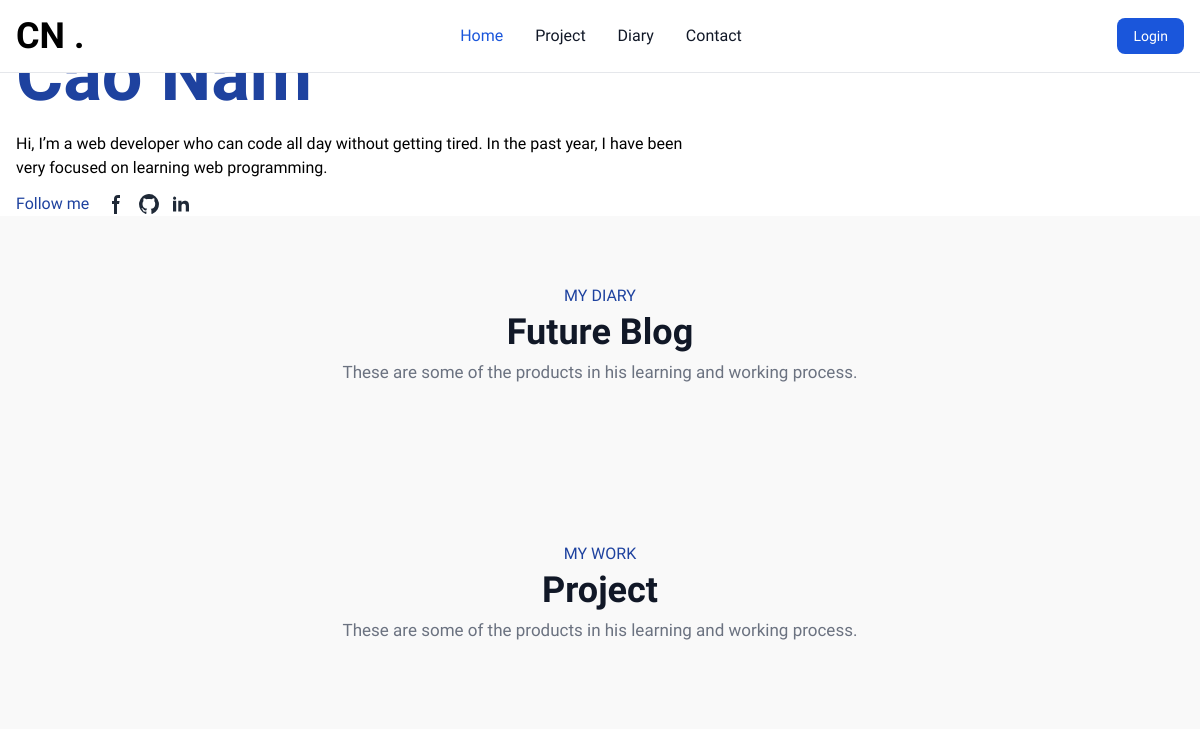
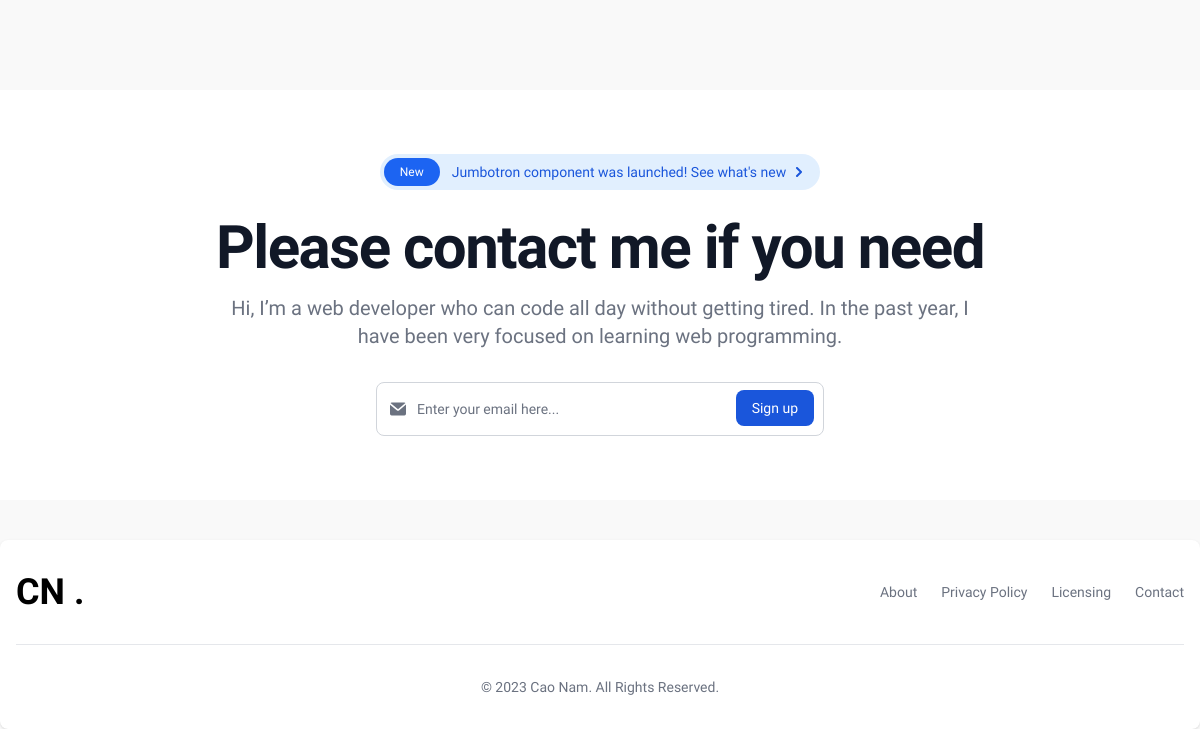
Before: / with the older database file (2 pictures, top to bottom).
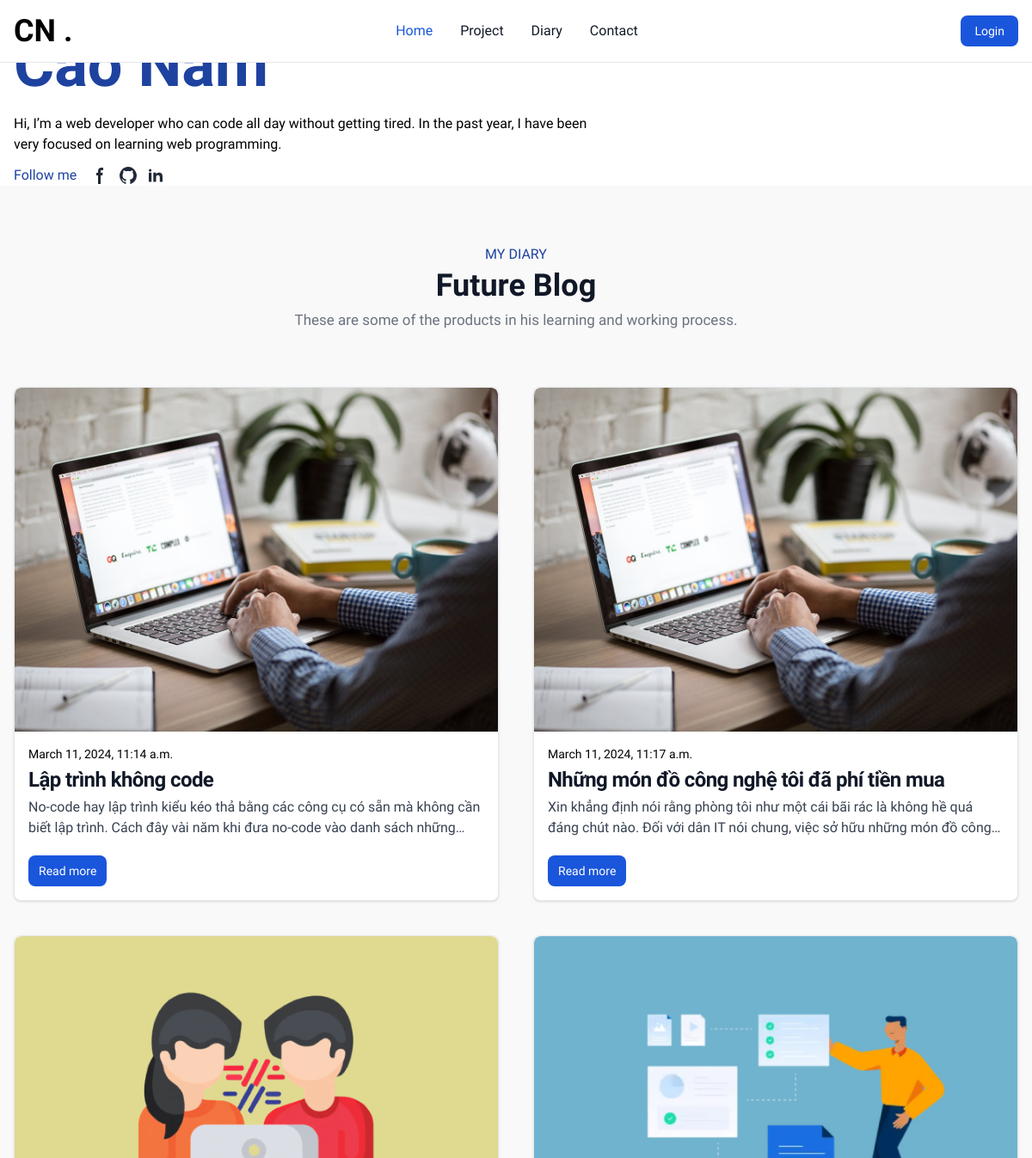
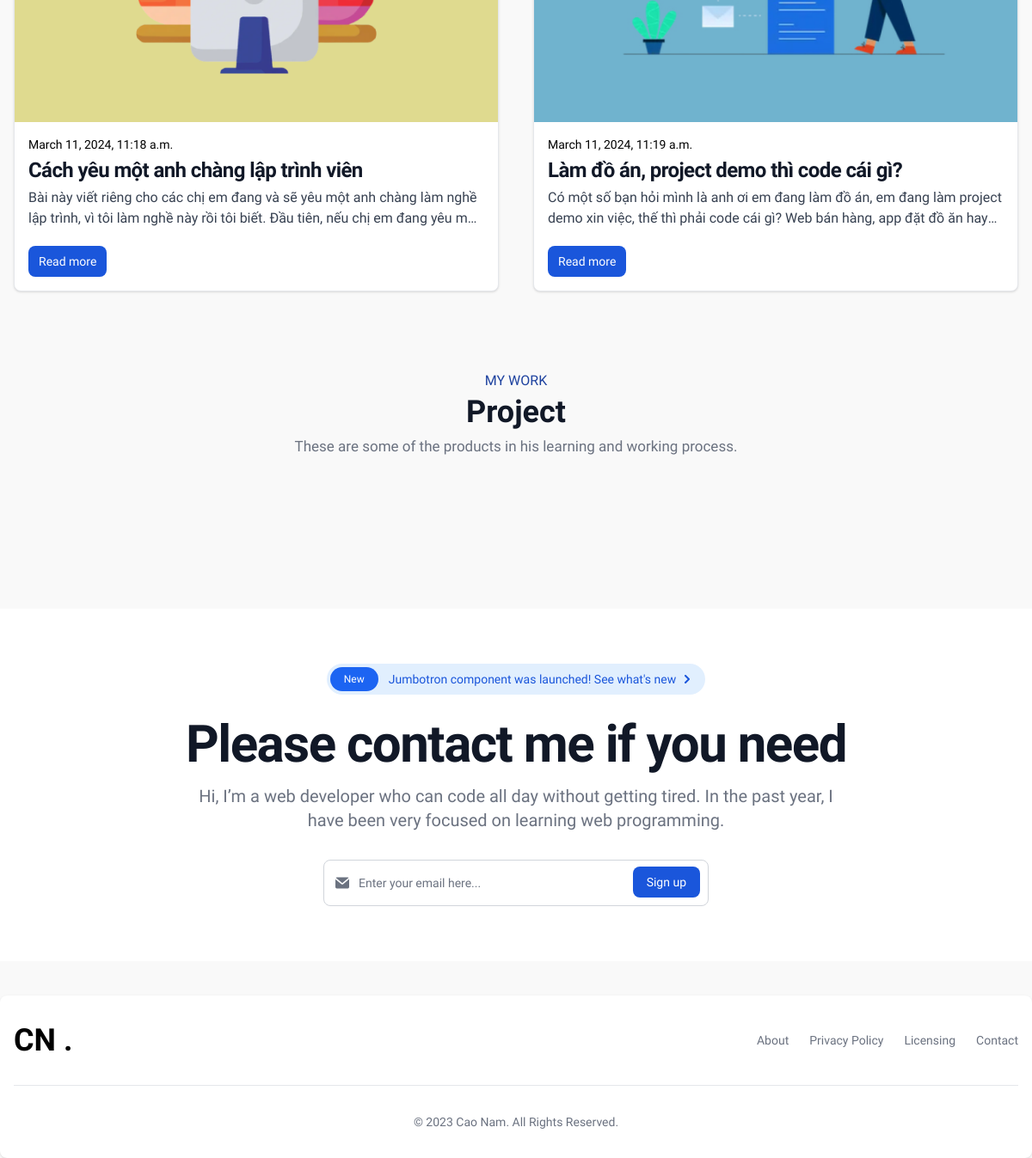
After: the same page with the newer database file (2 pictures, top to bottom).
### TrangChinh/models.py (models this page shows, shortened)
class Image(models.Model):
    image = models.ImageField(upload_to='images/')

class NhatKy(models.Model):
    title = models.CharField(max_length=200)
    content = models.TextField()
    created_at = models.DateTimeField(auto_now_add=True)
    updated_at = models.DateTimeField(auto_now=True)
    views = models.IntegerField(default=0)
    description = models.TextField()
    content = MarkdownxField()
    images = models.ManyToManyField('Image', blank=True)

### TrangChinh/views.py (the view)
# urls.py: 2. Add a URL to urlpatterns:  path('', views.home, name='home')
def home(request):
    posts = NhatKy.objects.all()
    for post in posts:
        print(post.created_at)
    return render(request, "myBlog/index.html", {"posts": posts})

### TrangChinh/templates/myBlog/index.html (shortened to what this page needs)
{% extends "myBlog/_base.html" %} {% block content %}
<div class="">
  <div class="flex flex-col bg-white">
    <div class="container grid grid-cols-12 items-center">
      <div class="col-span-7">
        <div class="home__banner--label mt-4 headline">
        </div>
        <div class="text-7xl font-bold home__banner--label text-primary">
          Cao Nam
        </div>
        <p class="mt-5 text-base home__banner--label">
          Hi, I’m a web developer who can code all day without getting tired. In
          the past year, I have been very focused on learning web programming.
        </p>
        <div class="flex items-center gap-4 mt-3">
          <div class="text-primary font-medium home__banner--label">
            Follow me
          </div>
          <div class="flex items-center gap-2 home__banner--label">
            <span
              ><a href="https://www.facebook.com/Mikuuu7"
                ><svg
                  class="w-6 h-6 text-gray-800 dark:text-white"
                  aria-hidden="true"
                  xmlns="http://www.w3.org/2000/svg"
                  fill="currentColor"
                  viewBox="0 0 24 24"
                >
                  <path
                    fill-rule="evenodd"
                    d="M13.1 6H15V3h-1.9A4.1 4.1 0 0 0 9 7.1V9H7v3h2v10h3V12h2l.6-3H12V6.6a.6.6 0 0 1 .6-.6h.5Z"
                    clip-rule="evenodd"
                  /></svg
              ></a>
            </span>
            <span>
              <a href="https://github.com/caonam030402"
                ></a>
            </span>
            <span
              ><a href="https://github.com/caonam030402"
                ></a>
            </span>
          </div>
        </div>
      </div>
      <div
        class="col-span-7 h-[90%] overflow-hidden rounded-full bg-blue-700/0 lg:col-span-5"
      >
      </div>
    </div>
  </div>
  <div class="py-3">
    <div class="container" id="blog">
      <div class="text-center mt-14">
        <div class="font-medium text-primary lg:text-base">MY DIARY</div>
        <div
          class="mt-1 mb-2 text-2xl font-extrabold text-gray-900 dark:text-white md:text-4xl"
        >
          Future Blog
        </div>
        <div
          class="mb-4 md:mb-10 text-[14px] font-normal text-gray-500 dark:text-gray-400 md:text-[17px] lg:mb-16"
        >
          These are some of the products in his learning and working process.
        </div>
      </div>
      <div class="grid grid-cols-2 gap-10 home__catagogy--item-3">
        {% for post in posts %}
        <div
          class="bg-white border border-gray-200 rounded-lg shadow overflow-hidden dark:bg-gray-800 dark:border-gray-700"
        >
          <a href="{% url 'post_detail' pk=post.pk %}">
            {% for image in post.images.all %}
            <img
              class="rounded-t-lg w-full h-[400px] object-cover"
              src="{{  image.image.url }}"
              alt=""
            />
            {% endfor %}
          </a>
          <div class="p-4">
            <div class="text-sm mb-1">{{ post.created_at }}</div>
            <a href="{% url 'post_detail' pk=post.pk %}">
              <h5
                class="mb-1 text-2xl font-bold tracking-tight text-gray-900 dark:text-white"
              >
                {{ post.title }}
              </h5>
            </a>
            <p
              class="mb-3 font-normal text-gray-700 dark:text-gray-400"
              style="
                overflow: hidden;
                text-overflow: ellipsis;
                display: -webkit-box;
                -webkit-line-clamp: 2;
                -webkit-box-orient: vertical;
              "
            >
              {{ post.description }}
            </p>
            <a
              href="{% url 'post_detail' pk=post.pk %}"
              class="inline-flex items-center px-3 py-2 mt-2 text-sm font-medium text-center text-white bg-blue-700 rounded-lg hover:bg-blue-800 focus:ring-4 focus:outline-none focus:ring-blue-300 dark:bg-blue-600 dark:hover:bg-blue-700 dark:focus:ring-blue-800"
            >
              Read more
            </a>
          </div>
        </div>
        {% endfor %}
      </div>
    </div>
  </div>
  <a id="project">
    <div class="container">
      <div class="text-center mt-20">
        <div class="font-medium text-primary lg:text-base">MY WORK</div>
        <div
          class="mt-1 mb-2 text-2xl font-extrabold text-gray-900 dark:text-white md:text-4xl"
        >
          Project
        </div>
        <div
          class="mb-4 md:mb-10 text-[14px] font-normal text-gray-500 dark:text-gray-400 md:text-[17px] lg:mb-16"
        >
          These are some of the products in his learning and working process.
        </div>
      </div>
      <div class="grid grid-cols-2 md:grid-cols-4 gap-4 home__catagogy--item-3">
        <div class="grid gap-4">
        </div>
        <div class="grid gap-4">
        </div>
        <div class="grid gap-4">
        </div>
        <div class="grid gap-4">
        </div>
      </div></div
  ></a>
  <div id="contact" class="mt-20 home__catagogy--item-3">
    <section class="bg-white dark:bg-gray-900">
      <div
        class="py-8 px-4 mx-auto container text-center lg:py-16 z-10 relative"
      >
        <a
          href="#"
          class="inline-flex justify-between items-center py-1 px-1 pe-4 mb-7 text-sm text-blue-700 bg-blue-100 rounded-full dark:bg-blue-900 dark:text-blue-300 hover:bg-blue-200 dark:hover:bg-blue-800"
        >
          <span
            class="text-xs bg-blue-600 rounded-full text-white px-4 py-1.5 me-3"
            >New</span
          >
          <span class="text-sm font-medium"
            >Jumbotron component was launched! See what's new</span
          >
          <svg
            class="w-2.5 h-2.5 ms-2 rtl:rotate-180"
            aria-hidden="true"
            xmlns="http://www.w3.org/2000/svg"
            fill="none"
            viewBox="0 0 6 10"
          >
            <path
              stroke="currentColor"
              stroke-linecap="round"
              stroke-linejoin="round"
              stroke-width="2"
              d="m1 9 4-4-4-4"
            />
          </svg>
        </a>
        <h1
          class="mb-4 text-4xl font-extrabold tracking-tight leading-none text-gray-900 md:text-5xl lg:text-6xl dark:text-white"
        >
          Please contact me if you need
        </h1>
        <p
          class="mb-8 text-lg font-normal text-gray-500 lg:text-xl sm:px-16 lg:px-48 dark:text-gray-200"
        >
          Hi, I’m a web developer who can code all day without getting tired. In
          the past year, I have been very focused on learning web programming.
        </p>
        <form class="w-full max-w-md mx-auto">
          <div class="relative">
            <div
              class="absolute inset-y-0 rtl:inset-x-0 start-0 flex items-center ps-3.5 pointer-events-none"
            >
            </div>
            <input
              type="email"
              id="default-email"
              class="block w-full p-4 ps-10 text-sm text-gray-900 border border-gray-300 rounded-lg bg-white focus:ring-blue-500 focus:border-blue-500 dark:bg-gray-800 dark:border-gray-700 dark:placeholder-gray-400 dark:text-white dark:focus:ring-blue-500 dark:focus:border-blue-500"
              placeholder="Enter your email here..."
              required
            />
            <button
              type="submit"
              class="text-white absolute end-2.5 bottom-2.5 bg-blue-700 hover:bg-blue-800 focus:ring-4 focus:outline-none focus:ring-blue-300 font-medium rounded-lg text-sm px-4 py-2 dark:bg-blue-600 dark:hover:bg-blue-700 dark:focus:ring-blue-800"
            >
              Sign up
            </button>
          </div>
        </form>
      </div>
    </section>
  </div>
</div>
{% endblock content %}

### TrangChinh/templates/myBlog/_base.html (shortened to what this page needs)
{% load static %}
<!DOCTYPE html>
<html lang="en">
  <head>
    <link rel="stylesheet" href="{% static 'css/output.css' %}" />
  </head>
  <body class="bg-[#F9F9F9]">
    <nav
      class="bg-white dark:bg-gray-900 fixed w-full z-20 top-0 start-0 border-b border-gray-200 dark:border-gray-600 backdrop:blur-md"
    >
      <div
        class="max-w-screen-xl flex flex-wrap items-center justify-between mx-auto p-4"
      >
        <a href="/" class="flex items-center space-x-3 rtl:space-x-reverse">
          <span
            class="self-center text-4xl font-bold whitespace-nowrap dark:text-white"
            >CN .</span
          >
        </a>
        <div class="flex md:order-2 items-center">
          {% if user.is_authenticated %}
          <button id="dropdownDefaultButton" data-dropdown-toggle="dropdown">
            {{ user.username }}
          </button>
          <svg
            class="w-4 h-4 text-gray-800 dark:text-white"
            aria-hidden="true"
            xmlns="http://www.w3.org/2000/svg"
            fill="none"
            viewBox="0 0 24 24"
          >
            <path
              stroke="currentColor"
              stroke-linecap="round"
              stroke-linejoin="round"
              stroke-width="2"
              d="m19 9-7 7-7-7"
            />
          </svg>
          <div
            id="dropdown"
            class="z-10 w-[8%] hidden bg-white divide-y divide-gray-100 rounded-lg shadow dark:bg-gray-700"
          >
            <ul
              class="py-2 text-sm text-gray-700 dark:text-gray-200"
              aria-labelledby="dropdownDefaultButton"
            >
              <li>
                <a
                  href="{% url 'sign-out' %}"
                  class="block py-2 px-4 hover:bg-gray-100 dark:hover:bg-gray-600 dark:hover:text-white"
                  >Sign out</a
                >
              </li>
              <li>
                <a
                  href="{% url 'sign-out' %}"
                  class="block py-2 px-4 hover:bg-gray-100 dark:hover:bg-gray-600 dark:hover:text-white"
                  >Sign out</a
                >
              </li>
            </ul>
          </div>
          {% else %}
          <a href="/sign-in">
            <button
              type="button"
              class="text-white bg-blue-700 hover:bg-blue-800 focus:ring-4 focus:outline-none focus:ring-blue-300 font-medium rounded-lg text-sm px-4 py-2 text-center dark:bg-blue-600 dark:hover:bg-blue-700 dark:focus:ring-blue-800"
            >
              Login
            </button></a
          >
          {% endif %}
        </div>
        <div
          class="items-center justify-between hidden w-full md:flex md:w-auto md:order-1"
          id="navbar-sticky"
        >
          <ul
            class="flex flex-col p-4 md:p-0 mt-4 font-medium border border-gray-100 rounded-lg bg-gray-50 md:space-x-8 rtl:space-x-reverse md:flex-row md:mt-0 md:border-0 md:bg-white dark:bg-gray-800 md:dark:bg-gray-900 dark:border-gray-700"
          >
            <li>
              <a
                href="#"
                class="block py-2 px-3 text-white bg-blue-700 rounded md:bg-transparent md:text-blue-700 md:p-0 md:dark:text-blue-500"
                aria-current="page"
                >Home</a
              >
            </li>
            <li>
              <a
                href="#project"
                class="block py-2 px-3 text-gray-900 rounded hover:bg-gray-100 md:hover:bg-transparent md:hover:text-blue-700 md:p-0 md:dark:hover:text-blue-500 dark:text-white dark:hover:bg-gray-700 dark:hover:text-white md:dark:hover:bg-transparent dark:border-gray-700"
                >Project</a
              >
            </li>
            <li>
              <a
                href="#blog"
                class="block py-2 px-3 text-gray-900 rounded hover:bg-gray-100 md:hover:bg-transparent md:hover:text-blue-700 md:p-0 md:dark:hover:text-blue-500 dark:text-white dark:hover:bg-gray-700 dark:hover:text-white md:dark:hover:bg-transparent dark:border-gray-700"
                >Diary</a
              >
            </li>
            <li>
              <a
                href="#contact"
                class="block py-2 px-3 text-gray-900 rounded hover:bg-gray-100 md:hover:bg-transparent md:hover:text-blue-700 md:p-0 md:dark:hover:text-blue-500 dark:text-white dark:hover:bg-gray-700 dark:hover:text-white md:dark:hover:bg-transparent dark:border-gray-700"
                >Contact</a
              >
            </li>
          </ul>
        </div>
      </div>
    </nav>
    <div class="mx-auto mb-10">{% block content %} {% endblock content %}</div>
    <footer class="bg-white rounded-lg shadow dark:bg-gray-900">
      <div class="w-full max-w-screen-xl mx-auto p-4 md:py-8">
        <div class="sm:flex sm:items-center sm:justify-between">
          <a
            href="https://flowbite.com/"
            class="flex items-center mb-4 sm:mb-0 space-x-3 rtl:space-x-reverse"
          >
            <span
              class="self-center text-4xl font-bold whitespace-nowrap dark:text-white"
              >CN .</span
            >
          </a>
          <ul
            class="flex flex-wrap items-center mb-6 text-sm font-medium text-gray-500 sm:mb-0 dark:text-gray-400"
          >
            <li>
              <a href="#" class="hover:underline me-4 md:me-6">About</a>
            </li>
            <li>
              <a href="#" class="hover:underline me-4 md:me-6"
                >Privacy Policy</a
              >
            </li>
            <li>
              <a href="#" class="hover:underline me-4 md:me-6">Licensing</a>
            </li>
            <li>
              <a href="#" class="hover:underline">Contact</a>
            </li>
          </ul>
        </div>
        <hr
          class="my-6 border-gray-200 sm:mx-auto dark:border-gray-700 lg:my-8"
        />
        <span
          class="block text-sm text-gray-500 sm:text-center dark:text-gray-400"
          >© 2023 <a class="hover:underline">Cao Nam</a>. All Rights
          Reserved.</span
        >
      </div>
    </footer>
  </body>
</html>

Changed rows visible on the page:
added NhatKy: created_at "March 11, 2024, 11:14 a.m.", title "Lập trình không code", description "No-code hay lập trình kiểu kéo thả bằng các công cụ có sẵn mà không cần biết lập trình. Cách đây vài năm khi đưa no-code vào danh sách…"
added Image: image (picture)
added NhatKy: created_at "March 11, 2024, 11:17 a.m.", title "Những món đồ công nghệ tôi đã phí tiền mua", description "Xin khẳng định nói rằng phòng tôi như một cái bãi rác là không hề quá đáng chút nào. Đối với dân IT nói chung, việc sở hữu những món đồ…"
added NhatKy: created_at "March 11, 2024, 11:18 a.m.", title "Cách yêu một anh chàng lập trình viên", description "Bài này viết riêng cho các chị em đang và sẽ yêu một anh chàng làm nghề lập trình, vì tôi làm nghề này rồi tôi biết. Đầu tiên, nếu chị em đang yêu…"
added Image: image (picture), shown under "March 11, 2024, 11:18 a.m."
added NhatKy: created_at "March 11, 2024, 11:19 a.m.", title "Làm đồ án, project demo thì code cái gì?", description "Có một số bạn hỏi mình là anh ơi em đang làm đồ án, em đang làm project demo xin việc, thế thì phải code cái gì? Web bán hàng, app đặt đồ ăn…"
added Image: image (picture), shown under "March 11, 2024, 11:19 a.m."
